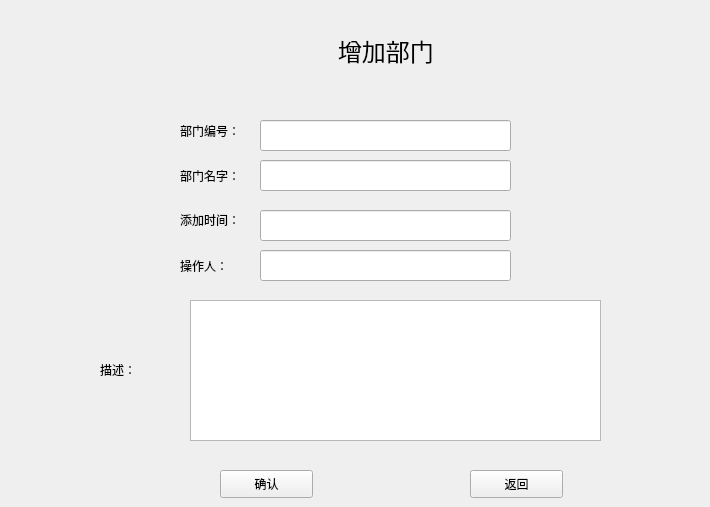
    <widget class="QWidget" name="pagesix">
     <widget class="QLabel" name="label_22">
      <property name="geometry">
       <rect>
        <x>180</x>
        <y>64</y>
        <width>72</width>
        <height>31</height>
       </rect>
      </property>
      <property name="text">
       <string/>
      </property>
     </widget>
     <widget class="QLabel" name="label_23">
      <property name="geometry">
       <rect>
        <x>180</x>
        <y>110</y>
        <width>72</width>
        <height>41</height>
       </rect>
      </property>
      <property name="text">
       <string>部门编号：</string>
      </property>
     </widget>
     <widget class="QLabel" name="label_25">
      <property name="geometry">
       <rect>
        <x>180</x>
        <y>160</y>
        <width>81</width>
        <height>31</height>
       </rect>
      </property>
      <property name="text">
       <string>部门名字：</string>
      </property>
     </widget>
     <widget class="QWidget" name="widget_4" native="true">
      <property name="geometry">
       <rect>
        <x>70</x>
        <y>20</y>
        <width>631</width>
        <height>61</height>
       </rect>
      </property>
      <layout class="QHBoxLayout" name="horizontalLayout_7">
       <item>
        <spacer name="horizontalSpacer_5">
         <property name="orientation">
          <enum>Qt::Horizontal</enum>
         </property>
         <property name="sizeHint" stdset="0">
          <size>
           <width>230</width>
           <height>20</height>
          </size>
         </property>
        </spacer>
       </item>
       <item>
        <widget class="QLabel" name="label_24">
         <property name="font">
          <font>
           <family>Agency FB</family>
           <pointsize>18</pointsize>
          </font>
         </property>
         <property name="text">
          <string>增加部门</string>
         </property>
        </widget>
       </item>
       <item>
        <spacer name="horizontalSpacer_6">
         <property name="orientation">
          <enum>Qt::Horizontal</enum>
         </property>
         <property name="sizeHint" stdset="0">
          <size>
           <width>229</width>
           <height>20</height>
          </size>
         </property>
        </spacer>
       </item>
      </layout>
     </widget>
     <widget class="QLabel" name="label_26">
      <property name="geometry">
       <rect>
        <x>180</x>
        <y>204</y>
        <width>72</width>
        <height>31</height>
       </rect>
      </property>
      <property name="text">
       <string>添加时间：</string>
      </property>
     </widget>
     <widget class="QLabel" name="label_27">
      <property name="geometry">
       <rect>
        <x>180</x>
        <y>250</y>
        <width>72</width>
        <height>31</height>
       </rect>
      </property>
      <property name="text">
       <string>操作人：</string>
      </property>
     </widget>
     <widget class="QPushButton" name="pushButton">
      <property name="geometry">
       <rect>
        <x>220</x>
        <y>470</y>
        <width>93</width>
        <height>28</height>
       </rect>
      </property>
      <property name="text">
       <string>确认</string>
      </property>
     </widget>
     <widget class="QPushButton" name="pushButton_4">
      <property name="geometry">
       <rect>
        <x>470</x>
        <y>470</y>
        <width>93</width>
        <height>28</height>
       </rect>
      </property>
      <property name="text">
       <string>返回</string>
      </property>
     </widget>
     <widget class="QLineEdit" name="lineEdit_deptid">
      <property name="geometry">
       <rect>
        <x>260</x>
        <y>120</y>
        <width>251</width>
        <height>31</height>
       </rect>
      </property>
     </widget>
     <widget class="QLineEdit" name="lineEdit_deptname">
      <property name="geometry">
       <rect>
        <x>260</x>
        <y>160</y>
        <width>251</width>
        <height>31</height>
       </rect>
      </property>
     </widget>
     <widget class="QLineEdit" name="lineEdit_deptdate">
      <property name="geometry">
       <rect>
        <x>260</x>
        <y>210</y>
        <width>251</width>
        <height>31</height>
       </rect>
      </property>
     </widget>
     <widget class="QLineEdit" name="lineEdit_deptuser">
      <property name="geometry">
       <rect>
        <x>260</x>
        <y>250</y>
        <width>251</width>
        <height>31</height>
       </rect>
      </property>
     </widget>
     <widget class="QLabel" name="label_30">
      <property name="geometry">
       <rect>
        <x>100</x>
        <y>304</y>
        <width>72</width>
        <height>131</height>
       </rect>
      </property>
      <property name="text">
       <string>描述：</string>
      </property>
     </widget>
     <widget class="QTextEdit" name="textEdit_dept_description">
      <property name="geometry">
       <rect>
        <x>190</x>
        <y>300</y>
        <width>411</width>
        <height>141</height>
       </rect>
      </property>
     </widget>
    </widget>
